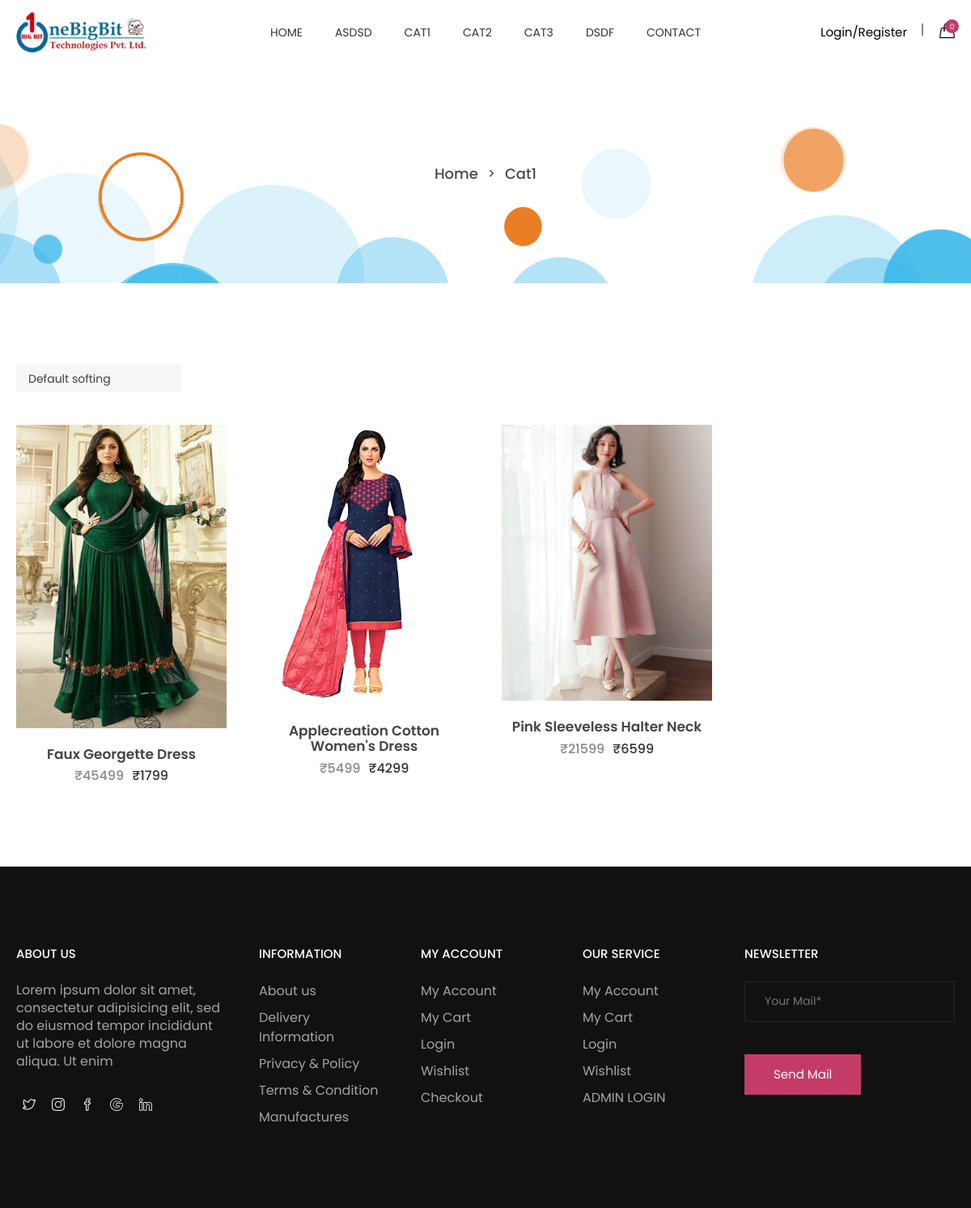
Before: /depricate-front-end/categories.php?id=17 with the older database file.
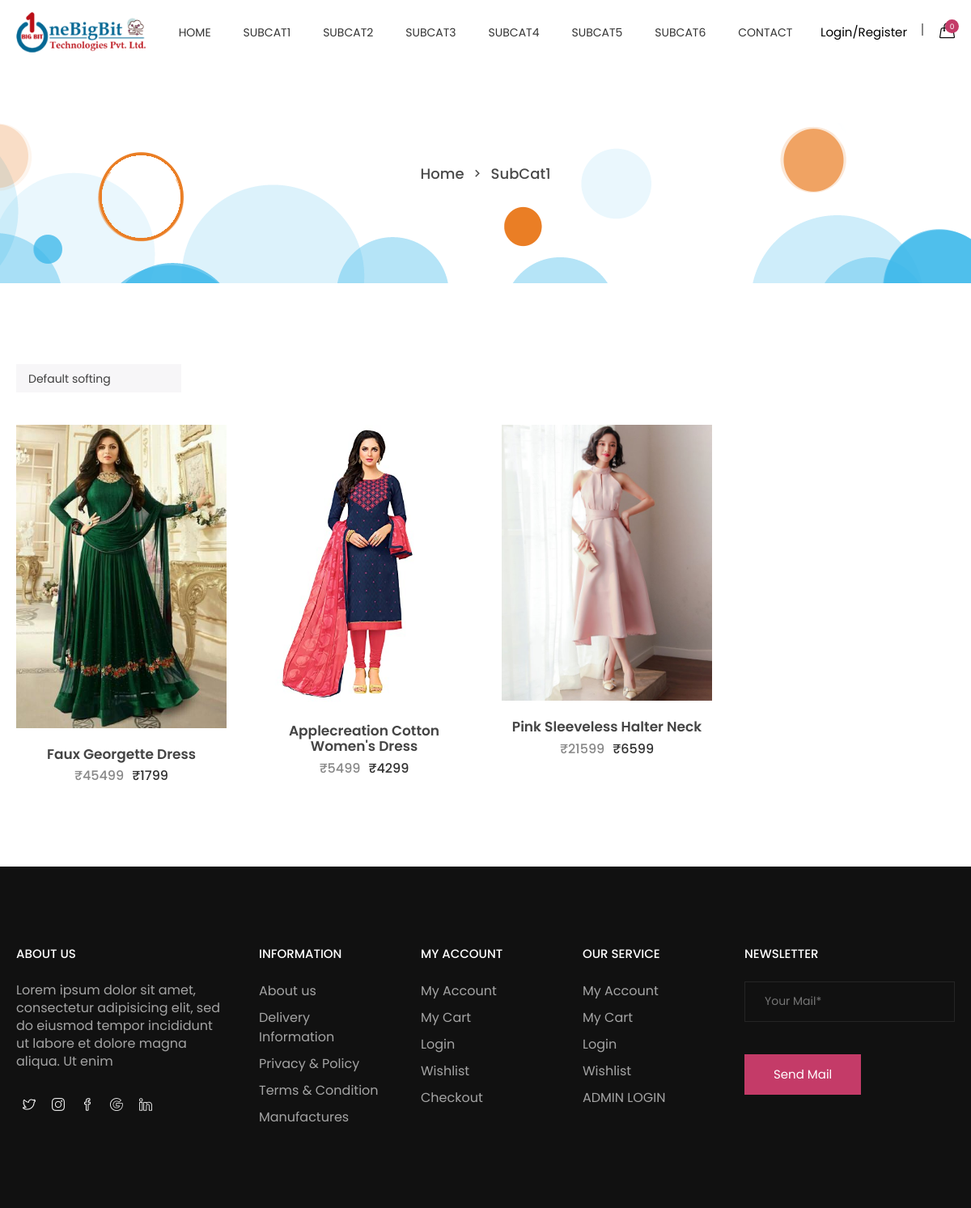
After: the same page with the newer database file.
### tables this page shows
CREATE TABLE `categories` (
  `id` int(11) NOT NULL,
  `super_categories_id` int(11) NOT NULL,
  `categories` varchar(255) NOT NULL,
  `status` tinyint(4) NOT NULL
);

CREATE TABLE `product` (
  `id` int(11) NOT NULL,
  `categories_id` int(11) NOT NULL,
  `name` varchar(255) NOT NULL,
  `mrp` float NOT NULL,
  `price` float NOT NULL,
  `qty` int(11) NOT NULL,
  `image` varchar(255) NOT NULL,
  `short_desc` varchar(2000) NOT NULL,
  `description` text NOT NULL,
  `meta_title` varchar(2000) NOT NULL,
  `meta_desc` varchar(2000) NOT NULL,
  `meta_keyword` varchar(2000) NOT NULL,
  `status` tinyint(4) NOT NULL
);

### depricate-front-end/includes/function.inc.php (called while the page is built, shortened)
<?php
function get_product($con, $limit = '', $cat_id = '', $product_id = '')
{
    $data = array();
    $sql = "SELECT product.*,categories.categories FROM product,categories WHERE product.status=1";
    if ($cat_id != '') {
        $sql .= " AND product.categories_id=$cat_id";
    }
    $sql .= " AND product.categories_id=categories.id";
    $sql .= " ORDER BY product.id DESC";
    $res = mysqli_query($con, $sql);
    while ($row = mysqli_fetch_assoc($res)) {
        $data[] = $row;
    }
    return $data;
}

### depricate-front-end/categories.php (the view, shortened to what the rows shown need)
<?php
require('includes/header.inc.php');
$cat_id = mysqli_real_escape_string($con, $_GET['id']);
if ($cat_id > 0) {
    $get_product = get_product($con, '', $cat_id, '');
} else {
?>
    <script>
        window.location.href = 'index.php'
    </script>
<?php } ?>
<div class="ht__bradcaump__area" style="background: rgba(0, 0, 0, 0) url(media/banner.png) no-repeat scroll center center / cover ;">
    <div class="ht__bradcaump__wrap">
        <div class="container">
            <div class="row">
                <div class="col-xs-12">
                    <div class="bradcaump__inner">
                        <nav class="bradcaump-inner">
                            <a class="breadcrumb-item" href="index.html">Home</a>
                            <span class="brd-separetor"><i class="zmdi zmdi-chevron-right"></i></span>
                            <span class="breadcrumb-item active"><?php echo $get_product['0']['categories'] ?></span>
                        </nav>
                    </div>
                </div>
            </div>
        </div>
    </div>
</div>
<section class="htc__product__grid bg__white ptb--100">
    <div class="container">
        <div class="row">
            <?php
            if (count($get_product) > 0) {
            ?>
                <div class="col-lg-12 col-md-12 col-sm-12 col-xs-12">
                    <div class="htc__product__rightidebar">
                        <div class="row">
                            <div class="shop__grid__view__wrap">
                                <div role="tabpanel" id="grid-view" class="single-grid-view tab-pane fade in active clearfix">
                                    <?php foreach ($get_product as $list) { ?>
                                        <div class="col-md-4 col-lg-3 col-sm-4 col-xs-12">
                                            <div class="category">
                                                <div class="ht__cat__thumb">
                                                    <a href="product.php?id=<?php echo $list['id'] ?>">
                                                        <img src="<?php echo "media/product/" . $list['image'] ?>" alt="product images">
                                                    </a>
                                                </div>
                                                <div class="fr__product__inner">
                                                    <h4><a href="product-details.html"> <?php echo $list['name'] ?>
                                                        </a></h4>
                                                    <ul class="fr__pro__prize">
                                                        <li class="old__prize">₹<?php echo $list['mrp'] ?></li>
                                                        <li>₹<?php echo $list['price'] ?></li>
                                                    </ul>
                                                </div>
                                            </div>
                                        </div>
                                    <?php
                                    }
                                    ?>
                                </div>
                            </div>
                        </div>
                    </div>
                </div>
            <?php } else {
                echo "Data not found";
            }  ?>
        </div>
    </div>
</section>
<?php
require('includes/footer.inc.php');
?>

### depricate-front-end/includes/header.inc.php (shortened to what the rows shown need)
<?php
require('connection.inc.php');
require('function.inc.php');
$cat_res = mysqli_query($con, "SELECT * FROM categories WHERE status=1 ORDER BY categories ASC");
$cat_arr = array();
while ($row = mysqli_fetch_assoc($cat_res)) {
    $cat_arr[] = $row;
}
?>
<!doctype html>
<html class="no-js" lang="en">
<head>
    <link rel="stylesheet" href="css/bootstrap.min.css">
    <link rel="stylesheet" href="css/owl.carousel.min.css">
    <link rel="stylesheet" href="css/owl.theme.default.min.css">
    <link rel="stylesheet" href="css/core.css">
    <link rel="stylesheet" href="css/shortcode/shortcodes.css">
    <link rel="stylesheet" href="css/style.css">
    <link rel="stylesheet" href="css/responsive.css">
    <link rel="stylesheet" href="css/custom.css">
</head>
<body>
    <div class="wrapper">
        <header id="htc__header" class="htc__header__area header--one">
            <div id="sticky-header-with-topbar" class="mainmenu__wrap sticky__header">
                <div class="container">
                    <div class="row">
                        <div class="menumenu__container clearfix">
                            <div class="col-md-7 col-lg-8 col-sm-5 col-xs-3">
                                <nav class="main__menu__nav hidden-xs hidden-sm">
                                    <ul class="main__menu">
                                        <?php
                                        foreach ($cat_arr as $list) {
                                        ?>
                                            <li><a href="categories.php?id=<?php echo $list['id'] ?>"><?php echo $list['categories'] ?></a></li>
                                        <?php
                                        }
                                        ?>
                                    </ul>
                                </nav>
                            </div>
                        </div>
                    </div>
                </div>
            </div>
        </header>

Changed rows visible on the page:
changed categories: categories "CAT1" → "SUBCAT1"; categories "Cat1" → "SubCat1"
changed categories: categories "CAT2" → "SUBCAT2"
changed categories: categories "CAT3" → "SUBCAT3"
changed categories: categories "ASDSD" → "SUBCAT4"; moves down the list
changed categories: categories "DSDF" → "SUBCAT5"
added categories: categories "SUBCAT6"
